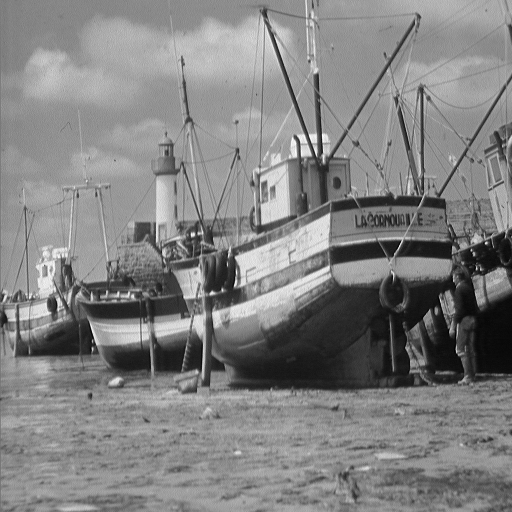
%> input picture Graphics/scimmia.png, 512 x 512 px
$ octave generate_gradient_from_image.m   (GNU Octave 9; MATLAB toolbox functions it lacks are replaced by stand-ins)
%> lines starting %> are read from the running program, lines starting %| are printed output that depends on the picture
scimmia=imread ("scimmia.png" )
%> scimmia is the input picture: size 512x512 uint8; min 0, max 255, mean 129.7
scimmia=double(scimmia)/255.0
%> scimmia: size 512x512 double
scimmia=scimmia(:,:,1)
kx=[-1,0,1;-2,0,2;-1,0,1]
ky=[-1,-2,-1;0,0,0;1,2,1]

gx=conv2(kx,scimmia)
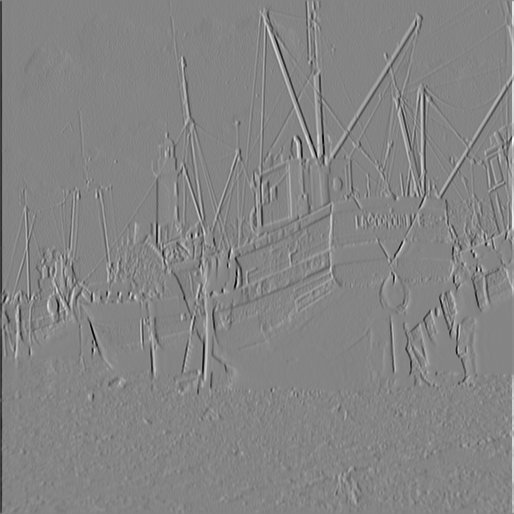
%> gx: size 514x514 double; min -3.65, max 3.36, mean 6.82e-18; drawn with min black and max white
gy=conv2(ky,scimmia)
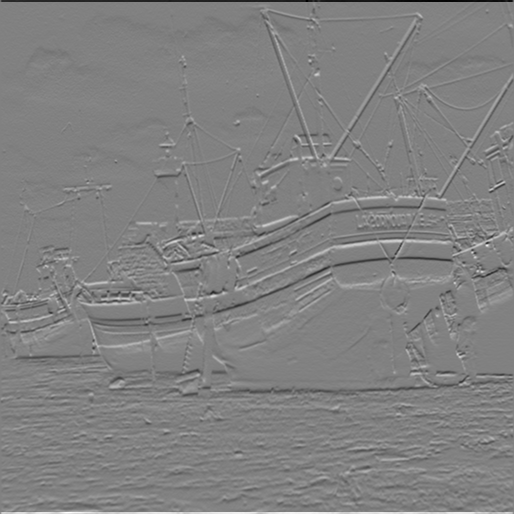
%> gy: size 514x514 double; min -2.96, max 2.88, mean -3.44e-18; drawn with min black and max white

val=(gx.^2+gy.^2).^0.5
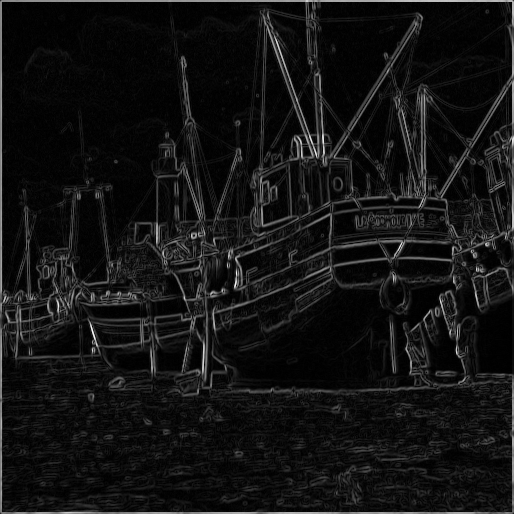
%> val: size 514x514 double; min 0, max 3.72, mean 0.286; drawn with min black and max white
normal=val/max(max(val))
imshow(normal)
imwrite(normal,"scimmiagradient.png")
s=size(gx,2)
%> s = 514
R=1:10:size(gx,2)'
%> R = 52 values from 1 to 511
quiver(1:10:size(gx,1)',s(1)-R,gx(1:10:end,1:10:end),-gy(1:10:end,1:10:end),4)
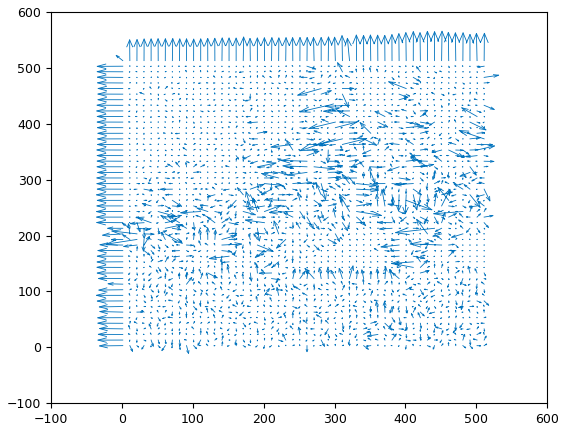
%> figure redrawn from the program's plot data; highest point at x = 451.6, y = 565.5
